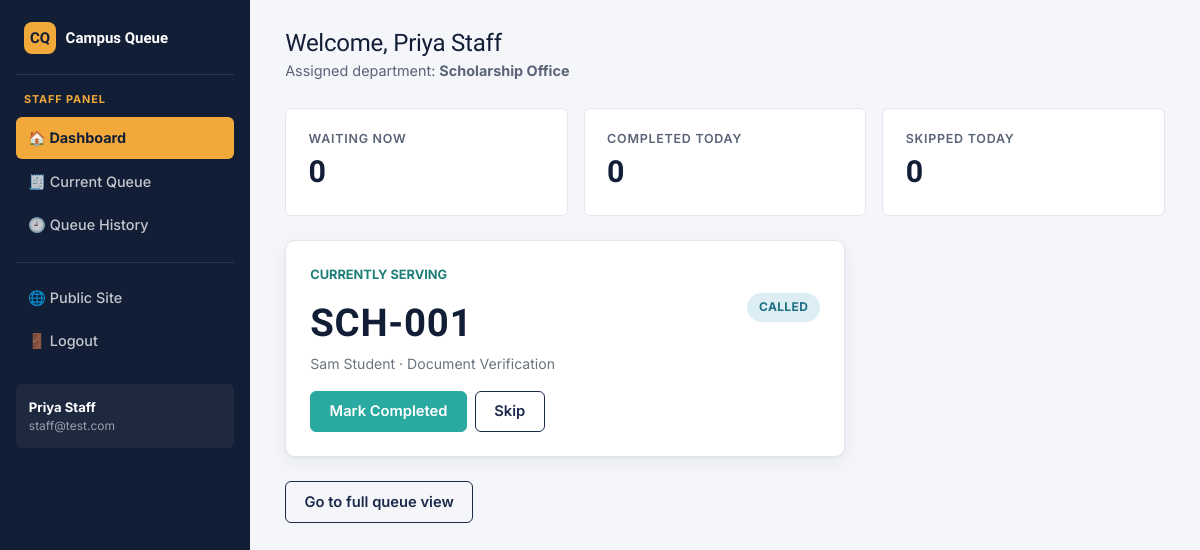
Screenshot of /staff/dashboard (signed in) with the database file from the repository.
### tables this page shows
CREATE TABLE users (
    id INTEGER PRIMARY KEY AUTOINCREMENT,
    name TEXT NOT NULL,
    email TEXT NOT NULL UNIQUE,
    phone TEXT NOT NULL,
    password TEXT NOT NULL,
    role TEXT NOT NULL CHECK(role IN ('student', 'staff', 'admin')),
    department_id INTEGER,
    status TEXT NOT NULL DEFAULT 'active' CHECK(status IN ('active', 'inactive')),
    created_at TEXT NOT NULL,
    FOREIGN KEY (department_id) REFERENCES departments(id)
);

CREATE TABLE departments (
    id INTEGER PRIMARY KEY AUTOINCREMENT,
    name TEXT NOT NULL UNIQUE,
    code TEXT NOT NULL UNIQUE,
    status TEXT NOT NULL DEFAULT 'active' CHECK(status IN ('active', 'inactive'))
);

CREATE TABLE tokens (
    id INTEGER PRIMARY KEY AUTOINCREMENT,
    token_number TEXT NOT NULL,
    user_id INTEGER NOT NULL,
    department_id INTEGER NOT NULL,
    service_id INTEGER NOT NULL,
    status TEXT NOT NULL DEFAULT 'WAITING'
        CHECK(status IN ('WAITING','CALLED','IN_PROGRESS','COMPLETED','SKIPPED','CANCELLED')),
    created_at TEXT NOT NULL,
    called_at TEXT,
    completed_at TEXT,
    FOREIGN KEY (user_id) REFERENCES users(id),
    FOREIGN KEY (department_id) REFERENCES departments(id),
    FOREIGN KEY (service_id) REFERENCES services(id)
);

CREATE TABLE services (
    id INTEGER PRIMARY KEY AUTOINCREMENT,
    department_id INTEGER NOT NULL,
    name TEXT NOT NULL,
    estimated_time INTEGER NOT NULL DEFAULT 5,
    status TEXT NOT NULL DEFAULT 'active' CHECK(status IN ('active', 'inactive')),
    FOREIGN KEY (department_id) REFERENCES departments(id)
);

### app.py (the view)
@app.route("/staff/dashboard")
@role_required("staff")
def staff_dashboard():
    db = get_db()
    dept = staff_department(db)
    current = None
    waiting_count = 0
    stats = {"completed": 0, "skipped": 0, "waiting": 0}
    if dept:
        current = db.execute(
            "SELECT t.*, u.name AS student_name, s.name AS service_name "
            "FROM tokens t "
            "JOIN users u ON u.id = t.user_id "
            "JOIN services s ON s.id = t.service_id "
            "WHERE t.department_id = ? AND t.status = 'CALLED' "
            "ORDER BY t.id ASC LIMIT 1",
            (dept["id"],),
        ).fetchone()
        waiting_count = db.execute(
            "SELECT COUNT(*) AS c FROM tokens WHERE department_id = ? AND status = 'WAITING'",
            (dept["id"],),
        ).fetchone()["c"]
        today = datetime.now().strftime("%Y-%m-%d")
        for status_key, status_val in (("completed", "COMPLETED"), ("skipped", "SKIPPED"), ("waiting", "WAITING")):
            stats[status_key] = db.execute(
                "SELECT COUNT(*) AS c FROM tokens "
                "WHERE department_id = ? AND status = ? AND created_at LIKE ?",
                (dept["id"], status_val, today + "%"),
            ).fetchone()["c"]
    return render_template(
        "staff/dashboard.html", dept=dept, current=current, waiting_count=waiting_count, stats=stats
    )

### app.py (called while the page is built)
def get_db():
    if "db" not in g:
        g.db = database.get_db()
    return g.db

def role_required(*roles):
    def decorator(view):
        @wraps(view)
        def wrapped(*args, **kwargs):
            if "user_id" not in session:
                flash("Please log in to continue.", "warning")
                return redirect(url_for("login"))
            if session.get("role") not in roles:
                return render_template("access_denied.html"), 403
            return view(*args, **kwargs)
        return wrapped
    return decorator

def current_user():
    if "user_id" not in session:
        return None
    return get_db().execute(
        "SELECT * FROM users WHERE id = ?", (session["user_id"],)
    ).fetchone()

@app.context_processor
def inject_user():
    return {"logged_in_user": current_user()}

def staff_department(db):
    user = current_user()
    if not user["department_id"]:
        return None
    return db.execute(
        "SELECT * FROM departments WHERE id = ?", (user["department_id"],)
    ).fetchone()

### database.py (called while the page is built)
def get_db():
    conn = sqlite3.connect(DB_PATH)
    conn.row_factory = sqlite3.Row
    conn.execute("PRAGMA foreign_keys = ON")
    return conn

### templates/staff/dashboard.html (shortened to what this page needs)
{% extends "base_dashboard.html" %}
{% block content %}
<div class="cq-topbar">
  <div>
    <h1>Welcome, {{ logged_in_user['name'] }}</h1>
    <div class="subtitle">
      {% if dept %}Assigned department: <strong>{{ dept['name'] }}</strong>{% else %}No department assigned yet — contact the admin.{% endif %}
    </div>
  </div>
</div>
{% if dept %}
<div class="row g-3 mb-4">
  <div class="col-sm-4">
    <div class="stat-card">
      <div class="stat-label">Waiting Now</div>
      <div class="stat-value" id="stat-waiting-now">{{ waiting_count }}</div>
    </div>
  </div>
  <div class="col-sm-4">
    <div class="stat-card">
      <div class="stat-label">Completed Today</div>
      <div class="stat-value" id="stat-completed-today">{{ stats.completed }}</div>
    </div>
  </div>
  <div class="col-sm-4">
    <div class="stat-card">
      <div class="stat-label">Skipped Today</div>
      <div class="stat-value" id="stat-skipped-today">{{ stats.skipped }}</div>
    </div>
  </div>
</div>
<div class="cq-card mb-4" style="max-width:560px;">
  <div class="section-eyebrow mb-2">CURRENTLY SERVING</div>
  {% if current %}
    <div class="d-flex justify-content-between align-items-start">
      <div>
        <div class="ticket-token-number" id="current-serving-token">{{ current['token_number'] }}</div>
        <div class="text-secondary" style="font-size:0.88rem;">{{ current['student_name'] }} &middot; {{ current['service_name'] }}</div>
      </div>
      <span class="badge-status badge-{{ current['status'] }}">{{ current['status'] }}</span>
    </div>
    <div class="d-flex gap-2 mt-3">
      <form method="POST" action="{{ url_for('complete_token', token_id=current['id']) }}">
        <button type="submit" class="btn btn-teal" id="complete-token-button">Mark Completed</button>
      </form>
      <form method="POST" action="{{ url_for('skip_token', token_id=current['id']) }}" data-confirm="Skip this token?">
        <button type="submit" class="btn btn-outline-navy" id="skip-token-button">Skip</button>
      </form>
    </div>
  {% else %}
    <p class="text-secondary mb-3">No token is currently being served.</p>
    <form method="POST" action="{{ url_for('call_next') }}">
      <button type="submit" class="btn btn-amber" id="next-token-button">Call Next Token</button>
    </form>
  {% endif %}
</div>
<a href="{{ url_for('staff_queue') }}" class="btn btn-outline-navy" id="go-to-queue-button">Go to full queue view</a>
{% endif %}
{% endblock %}

### templates/base_dashboard.html (shortened to what this page needs)
<!DOCTYPE html>
<html lang="en">
<head>
<link href="https://cdn.jsdelivr.net/npm/bootstrap@5.3.3/dist/css/bootstrap.min.css" rel="stylesheet">
<link href="{{ url_for('static', filename='css/style.css') }}" rel="stylesheet">
</head>
<body>
<div class="cq-shell">
  <aside class="cq-sidebar">
    <div class="brand">
      <span class="brand-mark">CQ</span> Campus Queue
    </div>
    <div class="role-tag">{{ session.role }} panel</div>
    <nav class="nav flex-column" id="sidebar-nav">
      {% if session.role == 'student' %}
        <a class="nav-link {% if request.endpoint == 'student_dashboard' %}active{% endif %}" id="nav-dashboard" href="{{ url_for('student_dashboard') }}">🏠 Dashboard</a>
        <a class="nav-link {% if request.endpoint == 'generate_token' %}active{% endif %}" id="nav-generate-token" href="{{ url_for('generate_token') }}">🎫 Generate Token</a>
        <a class="nav-link {% if request.endpoint == 'current_token' %}active{% endif %}" id="nav-current-token" href="{{ url_for('current_token') }}">📍 Current Token</a>
        <a class="nav-link {% if request.endpoint == 'student_history' %}active{% endif %}" id="nav-history" href="{{ url_for('student_history') }}">🕘 Token History</a>
        <a class="nav-link {% if request.endpoint == 'student_profile' %}active{% endif %}" id="nav-profile" href="{{ url_for('student_profile') }}">👤 Profile</a>
      {% elif session.role == 'staff' %}
        <a class="nav-link {% if request.endpoint == 'staff_dashboard' %}active{% endif %}" id="nav-dashboard" href="{{ url_for('staff_dashboard') }}">🏠 Dashboard</a>
        <a class="nav-link {% if request.endpoint == 'staff_queue' %}active{% endif %}" id="nav-queue" href="{{ url_for('staff_queue') }}">🧾 Current Queue</a>
        <a class="nav-link {% if request.endpoint == 'staff_history' %}active{% endif %}" id="nav-history" href="{{ url_for('staff_history') }}">🕘 Queue History</a>
      {% endif %}
      <div class="nav-divider"></div>
      <a class="nav-link" href="{{ url_for('home') }}">🌐 Public Site</a>
      <a class="nav-link" id="nav-logout" href="{{ url_for('logout') }}">🚪 Logout</a>
    </nav>
    {% if logged_in_user %}
    <div class="user-box">
      <div class="u-name">{{ logged_in_user['name'] }}</div>
      <div class="u-email">{{ logged_in_user['email'] }}</div>
    </div>
    {% endif %}
  </aside>
  <main class="cq-main">
    {% block content %}{% endblock %}
  </main>
</div>
</body>
</html>

### static/css/style.css (style rules this page uses)
:root { --navy: #1B2A4A; --navy-deep: #121E36; --navy-soft: #2C4270; --amber: #F2A93B; --amber-deep: #D98D1F; --teal: #2AA9A0; --teal-deep: #1E7F78; --danger: #C1443C; --success: #2E7D5B; --ink: #1C2333; --ink-soft: #5A6377; --paper: #F5F6FA; --card: #FFFFFF; --border: #E3E6F0; --radius-sm: 6px; --radius-md: 10px; --shadow-card: 0 1px 2px rgba(18, 30, 54, 0.06), 0 6px 20px rgba(18, 30, 54, 0.06); }
* { box-sizing: border-box; }
html, body { height: 100%; }
body { font-family: "Inter", -apple-system, BlinkMacSystemFont, sans-serif; background: var(--paper); color: var(--ink); font-size: 15px; line-height: 1.55; }
h1, h2, h3, h4, h5, h6, .display-font { font-family: "Sora", "Inter", sans-serif; color: var(--navy-deep); letter-spacing: -0.01em; }
a { color: var(--teal-deep); text-decoration: none; }
.btn { border-radius: var(--radius-sm); font-weight: 600; padding: 0.55rem 1.15rem; font-size: 0.92rem; }
.btn-teal { background: var(--teal); border-color: var(--teal); color: #fff; }
.btn-outline-navy { border: 1px solid var(--navy); color: var(--navy); background: transparent; }
.ticket-token-number { font-family: "Sora", sans-serif; font-weight: 800; font-size: 2.4rem; color: var(--navy-deep); letter-spacing: 0.02em; }
.cq-card { background: var(--card); border: 1px solid var(--border); border-radius: var(--radius-md); box-shadow: var(--shadow-card); padding: 1.5rem; }
.stat-card { background: var(--card); border: 1px solid var(--border); border-radius: var(--radius-sm); padding: 1.25rem 1.4rem; }
.stat-card .stat-label { font-size: 0.78rem; color: var(--ink-soft); font-weight: 600; text-transform: uppercase; letter-spacing: 0.06em; }
.stat-card .stat-value { font-family: "Sora", sans-serif; font-size: 1.9rem; font-weight: 700; color: var(--navy-deep); }
.badge-status { display: inline-block; padding: 0.32rem 0.75rem; border-radius: 999px; font-size: 0.75rem; font-weight: 700; letter-spacing: 0.03em; }
.badge-CALLED { background: #DCEEF4; color: #1E6E82; }
.cq-shell { display: flex; min-height: 100vh; }
.cq-sidebar { width: 250px; flex-shrink: 0; background: var(--navy-deep); color: #fff; padding: 1.4rem 1rem; position: sticky; top: 0; height: 100vh; overflow-y: auto; }
.cq-sidebar .brand { display: flex; align-items: center; gap: 0.6rem; font-family: "Sora", sans-serif; font-weight: 700; color: #fff; padding: 0 0.5rem 1.2rem; margin-bottom: 1rem; border-bottom: 1px solid rgba(255,255,255,0.1); }
.cq-sidebar .brand .brand-mark { width: 32px; height: 32px; background: var(--amber); color: var(--navy-deep); border-radius: 8px; display: inline-flex; align-items: center; justify-content: center; font-weight: 800; }
.cq-sidebar .role-tag { font-size: 0.68rem; text-transform: uppercase; letter-spacing: 0.08em; color: var(--amber); padding: 0 0.5rem; margin-bottom: 0.6rem; font-weight: 700; }
.cq-sidebar .nav-link { color: rgba(255,255,255,0.75); padding: 0.6rem 0.75rem; border-radius: var(--radius-sm); font-size: 0.9rem; font-weight: 500; margin-bottom: 0.15rem; display: flex; align-items: center; gap: 0.6rem; }
.cq-sidebar .nav-link.active { background: var(--amber); color: var(--navy-deep); font-weight: 700; }
.cq-sidebar .nav-divider { border-top: 1px solid rgba(255,255,255,0.1); margin: 0.85rem 0; }
.cq-sidebar .user-box { margin-top: 1.2rem; padding: 0.8rem; background: rgba(255,255,255,0.05); border-radius: var(--radius-sm); font-size: 0.82rem; }
.cq-sidebar .user-box .u-name { font-weight: 700; color: #fff; }
.cq-sidebar .user-box .u-email { color: rgba(255,255,255,0.55); font-size: 0.75rem; word-break: break-all; }
.cq-main { flex-grow: 1; padding: 1.8rem 2.2rem 3rem; max-width: 100%; }
.cq-topbar { display: flex; justify-content: space-between; align-items: center; margin-bottom: 1.6rem; flex-wrap: wrap; gap: 0.75rem; }
.cq-topbar h1 { font-size: 1.5rem; margin: 0; }
.cq-topbar .subtitle { color: var(--ink-soft); font-size: 0.9rem; margin-top: 0.15rem; }
.section-eyebrow { color: var(--teal-deep); font-weight: 700; font-size: 0.8rem; }

### rows the page displays
users: role "STAFF", name "Priya Staff", email "staff@test.com"
departments: name "Scholarship Office"
tokens: token_number "SCH-001", status "CALLED"
users: student_name "Sam Student"
services: service_name "Document Verification"

### other values shown
{{ waiting_count }} "0"
{{ stats.completed }} "0"
{{ stats.skipped }} "0"
